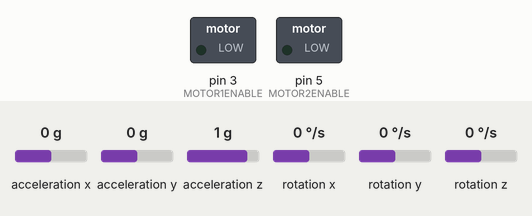
Bench run of a sketch on a simulated Arduino Mega 2560, built with avr-gcc and run on an emulated ATmega2560. Parts: switched loads named in the sketch (green lamp = pin HIGH). Wiring (inferred from the names in the program): MPU-6050 motion sensor at I2C address 0x68. The inputs (shaded band) are chosen by the test bench; at power-on: acceleration x 0 g, acceleration y 0 g, acceleration z 1 g, rotation x 0 °/s, rotation y 0 °/s, rotation z 0 °/s. No radio packets arrive unless stated; what the sketch prints to the serial monitor is not drawn.

Above: at 0.1 s.
At 15.1 s:
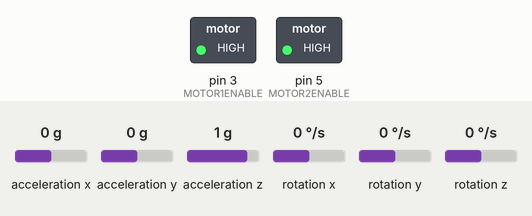
Timing chart, 0 to 16.6 s (numbered marks = the images above):
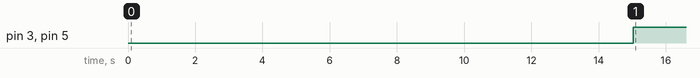

Measured:
- by itself, pin 3 (MOTOR1ENABLE), pin 5 (MOTOR2ENABLE): LOW → HIGH at 15.0 s

The sketch:

pid_tuning_Robot.ino
```cpp
/*
  Two Wheel Balancing Robot Project - Test Program - PID Tuning
  Author: Jichun Qu
  Date: 07.2017

  Library Version:
  FreeRTOS  - 9.0.0
  RF24      - 1.3.0

  Robot's angle is calculated from two sensors: accelerometer and gyroscope.
  In this project only two dimensions of the acclerometer and one dimension of gyroscope are used.
  MPU6050 module provides the sensor values via I2C

  PID algorithm is used for controlling the robot. In order to get better control of the robot,
  mass center should be as high as possible. e.g. put battery pack on the top of the robot; Mass center
  should be very close to the center of the robot.

  L293D chip is used as a interface between uC and Motors. Speed of the motors is controlled by duty cycle (PWM)
  from the uC. Brushed DC motor's output is not linear to the input. In order to get a better control. motor encoder
  is recommended. However, motor encoder hasn't been used in this project yet.

  Two motors are used as actuators. Note: the motors MUST have enough torque, otherwise
  the robot couldn't move. Motor speed is not a very important factor. Low speed motor can be compensated
  by large wheels.

  PID parameters are sent via NRF24L01+ module from remote controller to the robot.
  Robot's angle is sent via NRF24L01+ module from robot to the remote controller.
  Communication protocol betwwen NRF24L01+ and the uC is SPI.

  Because the mass center of the robot is not exactly in the middle, in order to keep robot standing,
  two push buttons are used to adjust setpoint angle, one for increase, one for decrease.

  FreeRTOS is used. The task for controlling the robot higher priority than the other task
  for transmitting and receiving information.
*/

#include <Arduino_FreeRTOS.h>
#include <SPI.h>
#include<Wire.h>
#include "RF24.h"
#include "nRF24L01.h"

#define MEGA 0
#if (MEGA == 0)
#define NANO 1
#else
#define NANO 0
#endif

#define DEBUG_MODE 0

#define TASKTEST  0
#define TASK1PIN  A0
#define TASK2PIN  A1

//I2C
#define PWR_MGMT_1    0x6B
#define MPU6050ADDR   0x68  //slave address
#define ACCEL_XOUT_H  0x3B

//Motor Pins
#if (MEGA == 1)
#define MOTOR1ENABLE  2 //PWM
#define MOTOR2ENABLE  3 //PWM
#define MOTOR1PIN1    41
#define MOTOR1PIN2    40
#define MOTOR2PIN1    43
#define MOTOR2PIN2    42
#else
#define MOTOR1ENABLE  3 //PWM
#define MOTOR2ENABLE  5 //PWM
#define MOTOR1PIN1    2
#define MOTOR1PIN2    4
#define MOTOR2PIN1    6
#define MOTOR2PIN2    7
#endif

typedef struct
{
  float proportionalValue;
  float integralValue;
  float derivativelValue;
}pidValue_t;

typedef struct
{
  float angle;
  float reserved1;
  float reserved2;
}feedbackValue_t;

pidValue_t pidValueSender, pidValueReceiver;
feedbackValue_t feedbackValue;
float angleGet;
float angleErrorNew, angleErrorOld;
const float angleSet = 0; //angle setpoint

void vTaskReceiver(void *pvParameters);
void vTaskController(void *pvParameters);

/*--------------Functions------------------*/
void readSensor(int* pAccX, int* pAccY, int* pAccZ, int* pGyroX, int* pGyroY, int* pGyroZ)
{
  int temperature;

  Wire.beginTransmission(MPU6050ADDR);
  Wire.write(ACCEL_XOUT_H);  // starting with register 0x3B (ACCEL_XOUT_H)
  Wire.endTransmission(false);
  Wire.requestFrom(MPU6050ADDR, 14, true); // request a total of 14 registers
  *pAccX = Wire.read() << 8 | Wire.read(); // 0x3B (ACCEL_XOUT_H) & 0x3C (ACCEL_XOUT_L)
  *pAccY = Wire.read() << 8 | Wire.read(); // 0x3D (ACCEL_YOUT_H) & 0x3E (ACCEL_YOUT_L)
  *pAccZ = Wire.read() << 8 | Wire.read(); // 0x3F (ACCEL_ZOUT_H) & 0x40 (ACCEL_ZOUT_L)
  temperature = Wire.read() << 8 | Wire.read(); // 0x41 (TEMP_OUT_H) & 0x42 (TEMP_OUT_L)
  *pGyroX = Wire.read() << 8 | Wire.read(); // 0x43 (GYRO_XOUT_H) & 0x44 (GYRO_XOUT_L)
  *pGyroY = Wire.read() << 8 | Wire.read(); // 0x45 (GYRO_YOUT_H) & 0x46 (GYRO_YOUT_L)
  *pGyroZ = Wire.read() << 8 | Wire.read(); // 0x47 (GYRO_ZOUT_H) & 0x48 (GYRO_ZOUT_L)
}

void initMPU6050(void)
{
  Wire.begin();
  Wire.beginTransmission(MPU6050ADDR);
  Wire.write(PWR_MGMT_1);  // PWR_MGMT_1 register
  Wire.write(0);     // set to zero (wakes up the MPU-6050)
  Wire.endTransmission(true);
}

//calibrate bias of the accelerometer and gyroscope
void calibrateSensor(int* pAccBiasX, int* pAccBiasY, int* pAccBiasZ, int* pGyroBiasX, int* pGyroBiasY, int* pGyroBiasZ)
{
  unsigned int i;
  int accX, accY, accZ, gyroX, gyroY, gyroZ;
  long accXTemp, accYTemp, accZTemp, gyroXTemp, gyroYTemp, gyroZTemp;

  accXTemp = 0;
  accYTemp = 0;
  accZTemp = 0;
  gyroXTemp = 0;
  gyroYTemp = 0;
  gyroZTemp = 0;

  for (i = 0; i <= 1000; i++)
  {
    readSensor(&accX, &accY, &accZ, &gyroX, &gyroY, &gyroZ);

    accXTemp += accX;
    accYTemp += accY;
    accZTemp += accZ;
    gyroXTemp += gyroX;
    gyroYTemp += gyroY;
    gyroZTemp += gyroZ;
    delay(1);
  }

  *pAccBiasX = accXTemp / 1000;
  *pAccBiasY = accYTemp / 1000;
  *pAccBiasZ = accZTemp / 1000 - 16384; //1g = 16384, AFS_SEL = 0, +-2g, according to datasheet.
  *pGyroBiasX = gyroXTemp / 1000;
  *pGyroBiasY = gyroYTemp / 1000;
  *pGyroBiasZ = gyroZTemp / 1000;

#if 0
#if (DEBUG_MODE == 1)
  Serial.print("Bias X Accelerometer: "); Serial.print(accBiasX); Serial.print("\n");
  Serial.print("Bias Y Accelerometer: "); Serial.print(accBiasY); Serial.print("\n");
  Serial.print("Bias Z Accelerometer: "); Serial.print(accBiasZ); Serial.print("\n");
  Serial.print("Bias X Gyroscope: "); Serial.print(gyroBiasX); Serial.print("\n");
  Serial.print("Bias Y Gyroscope: "); Serial.print(gyroBiasY); Serial.print("\n");
  Serial.print("Bias Z Gyroscope: "); Serial.print(gyroBiasZ); Serial.print("\n");
#endif
#endif
}

//Get angle from the accelerometer. Uint: degree
float getAccRoll(int accY, int accBiasY, int accZ, int accBiasZ)
{
  float accRoll;

  //calculate angle value
  accRoll = (atan2((accY - accBiasY), (accZ - accBiasZ))) * RAD_TO_DEG;

  if (accRoll <= 360 && accRoll >= 180) {
    accRoll = 360 - accRoll;
  }

  return accRoll;
}

//Get angle from the gyroscope. Uint: degree
float getGyroRoll(int gyroX, int gyroBiasX, uint32_t lastTime)
{
  float gyroRoll;

  //integrate gyroscope value in order to get angle value
  gyroRoll = ((gyroX - gyroBiasX ) / 131) * ((float)(micros() - lastTime) / 1000000); //FS_SEL=0 131LSB degree/second, according to datasheet

  return gyroRoll;
}

void initMotor()
{
  // Set pins as outputs
  pinMode(MOTOR1ENABLE, OUTPUT);
  pinMode(MOTOR2ENABLE, OUTPUT);
  pinMode(MOTOR1PIN1, OUTPUT);
  pinMode(MOTOR1PIN2, OUTPUT);
  pinMode(MOTOR2PIN1, OUTPUT);
  pinMode(MOTOR2PIN2, OUTPUT);

  // Set direction to none direction
  digitalWrite(MOTOR1PIN1, HIGH);
  digitalWrite(MOTOR1PIN2, HIGH);
  digitalWrite(MOTOR2PIN1, HIGH);
  digitalWrite(MOTOR2PIN2, HIGH);
}

void setup()
{
  // initialize serial communication at 9600 bits per second:
  Serial.begin(115200);

  memset((void*)(&pidValueSender),0,sizeof(pidValueSender));
  memset((void*)(&pidValueReceiver),0,sizeof(pidValueReceiver));
  memset((void*)(&feedbackValue),0,sizeof(feedbackValue_t));

#if (TASKTEST == 1)
  pinMode(TASK1PIN, OUTPUT);
  pinMode(TASK2PIN, OUTPUT);

  digitalWrite(TASK1PIN, HIGH);
  digitalWrite(TASK2PIN, HIGH);
#endif

  //Pre-emptive tasks: configUSE_PREEMPTION = 1 in FreeRTOSConfig.h
  xTaskCreate(
    vTaskReceiver
    ,  (const char *)"Receiver"   // A name just for humans
    ,  170  // This stack size can be checked & adjusted by reading the Stack Highwater
    ,  NULL
    ,  1  // Priority, with 3 (configMAX_PRIORITIES - 1) being the highest, and 0 being the lowest.
    ,  NULL);

  xTaskCreate(
    vTaskController
    ,  (const char *) "Controller"
    ,  170  // Stack size in bytes
    ,  NULL
    ,  2  // Priority
    ,  NULL);


  // Now the task scheduler, which takes over control of scheduling individual tasks, is automatically started.
}

void loop()
{
  // Empty. Things are done in Tasks.
}

/*--------------------------------------------------*/
/*---------------------- Tasks ---------------------*/
/*--------------------------------------------------*/

void vTaskReceiver(void *pvParameters)
{
#if (MEGA == 1)
  /* Hardware configuration: Set up nRF24L01 radio on SPI bus plus pins 30 & 31. 30: CE Pin, 31: CSN Pin. */
  RF24 radio(30, 31);
#else
  /* Hardware configuration: Set up nRF24L01 radio on SPI bus plus pins 9 & 10. 9: CE Pin, 10: CSN Pin. */
  RF24 radio(9, 10);
#endif

  //float pReceive;
  uint8_t addresses[][6] = {"1Node", "2Node"};
  bool result;
  float receivedValue;

  result = radio.begin();
#if (DEBUG_MODE == 1)
  if (result == true)
    Serial.println("Response from chip");
  else
    Serial.println("No response from chip");
#endif

  result = radio.setDataRate(RF24_2MBPS);
#if (DEBUG_MODE == 1)
  if (result == true)
    Serial.println("Set Data Rate Success");
  else
    Serial.println("Set Data Rate Failed");
#endif

  radio.setPayloadSize(sizeof(pidValue_t));
  radio.setPALevel(RF24_PA_MAX);  //RF24_PA_LOW RF24_PA_HIGH RF24_PA_MAX
  radio.setAutoAck(false);  //disable acknowledgement
  radio.disableCRC(); //disable CRC checksum calculation
  radio.maskIRQ(false, false, false); //Disable Interrupt for tx_ok, tx_fail, rx_ready
  radio.setChannel(120);  //0-125. Higher frequency band minimize interference from other signals like WiFi.
  radio.setRetries(10, 10); //each retry: 250us * ´10 = 2.5ms. 10 retries. Maximum delay: 25ms

  // Open a writing and reading pipe on each radio, with opposite addresses
  radio.openWritingPipe(addresses[1]);
  radio.openReadingPipe(1, addresses[0]);

  // Start the radio listening for data
  radio.startListening();

  for (;;)
  {
#if (TASKTEST == 1)
    digitalWrite(TASK2PIN, LOW);
#endif

    if (radio.available())
    {
#if (DEBUG_MODE == 1)
      Serial.print("Data received\n");
#endif

      while (radio.available()) // While there is data ready
      {
        radio.read( &pidValueSender, sizeof(pidValue_t) );  // Get the payload
      }

      radio.stopListening();  // First, stop listening so we can talk

      taskENTER_CRITICAL();
      pidValueReceiver.proportionalValue = pidValueSender.proportionalValue;
      pidValueReceiver.integralValue = pidValueSender.integralValue;
      pidValueReceiver.derivativelValue = pidValueSender.derivativelValue;
      feedbackValue.angle = angleGet; //copy the golbal variable
      taskEXIT_CRITICAL();

      result = radio.write( &feedbackValue, sizeof(feedbackValue_t) );              // Send the final one back.

#if (DEBUG_MODE == 1)
      if (result == true)
        Serial.println("Write Success");
      else
        Serial.println("Write Failed");
#endif

      radio.startListening(); // Now, resume listening so we catch the next packets.

#if (DEBUG_MODE == 1)
    Serial.print(" Sent Proportional: ");
    Serial.print(pidValueSender.proportionalValue);
    Serial.print(" Sent IntegralValue: ");
    Serial.print(pidValueSender.integralValue);
    Serial.print(" Sent derivativelValue: ");
    Serial.print(pidValueSender.derivativelValue);
    Serial.print("\n");

    Serial.print(" Received angle: ");
    Serial.print(feedbackValue.angle);
    Serial.print("\n");
#endif
    }

#if (TASKTEST == 1)
    digitalWrite(TASK2PIN, HIGH);
#endif
  }
}

void vTaskController(void *pvParameters)
{
  int accBiasX, accBiasY, accBiasZ;
  int gyroBiasX, gyroBiasY, gyroBiasZ;
  int accX, accY, accZ, gyroX, gyroY, gyroZ;
  uint32_t lastTime;

  float pPart, iPart, dPart;
  int motorInput;

  initMPU6050();

  calibrateSensor(&accBiasX, &accBiasY, &accBiasZ, &gyroBiasX, &gyroBiasY, &gyroBiasZ);

  angleGet = 0;
  angleErrorNew = 0;
  angleErrorOld = 0;

  for (;;)
  {
#if (TASKTEST == 1)
    digitalWrite(TASK1PIN, LOW);
#endif

    //sensor measure raw data
    readSensor(&accX, &accY, &accZ, &gyroX, &gyroY, &gyroZ);

    //complementary filter for angle calculation
    angleGet = 0.98 * (angleGet + getGyroRoll(gyroX, gyroBiasX, lastTime)) + 0.02 * (getAccRoll(accY, accBiasY, accZ, accBiasZ));

    //save the old error value and update the new error value
    angleErrorOld = angleErrorNew;
    angleErrorNew = angleGet - angleSet;

    Serial.println(angleGet);

    lastTime = micros(); // Reset the timer

#if 0
#if (DEBUG_MODE == 1)
    Serial.print("AcX = ");  Serial.print(accX);
    Serial.print(" | AcY = "); Serial.print(accY);
    Serial.print(" | AcZ = "); Serial.print(accZ);
    Serial.print(" | GyX = "); Serial.print(gyroX);
    Serial.print(" | GyY = "); Serial.print(gyroY);
    Serial.print(" | GyZ = "); Serial.println(gyroZ);
#endif
#endif

    //PID control
    pPart = pidValueSender.proportionalValue * angleErrorNew;
    iPart += pidValueSender.integralValue * angleErrorNew;
    dPart = pidValueSender.derivativelValue * (angleErrorNew - angleErrorOld);

    //output value to actuator
    motorInput = (int)(pPart + iPart + dPart);

    //limit the range: -225 to +255
    if (motorInput > 255)
      motorInput = 255;
    else if (motorInput < -255)
      motorInput = -255;

#if (DEBUG_MODE == 1)
    Serial.print(" pPart: ");
    Serial.print(pPart);
    Serial.print(" iPart: ");
    Serial.print(iPart);
    Serial.print(" dPart: ");
    Serial.print(dPart);
    Serial.print(" to motor: ");
    Serial.println(motorInput);
#endif

    // Sets direction
    if (motorInput > 0)
    { // forward
      digitalWrite(MOTOR1PIN1, LOW);
      digitalWrite(MOTOR1PIN2, HIGH);
      digitalWrite(MOTOR2PIN1, LOW);
      digitalWrite(MOTOR2PIN2, HIGH);
    }
    else if (motorInput < 0)
    { // backward
      digitalWrite(MOTOR1PIN1, HIGH);
      digitalWrite(MOTOR1PIN2, LOW);
      digitalWrite(MOTOR2PIN1, HIGH);
      digitalWrite(MOTOR2PIN2, LOW);
    }

    // Checks velocity fits the max ouptut range
    motorInput = abs(motorInput);    // Absolute value of velocity

    // Writes the PWM
    analogWrite(MOTOR1ENABLE, motorInput);
    analogWrite(MOTOR2ENABLE, motorInput);

#if (DEBUG_MODE == 1)
    Serial.print("Motor1 and Motor2 speed: ");
    Serial.print(motorInput);
    Serial.print("\n");
#endif

#if (TASKTEST == 1)
    digitalWrite(TASK1PIN, HIGH);
#endif

    vTaskDelay(1); // wait for 15ms. One tick = 15 miliseconds
  }
}
```
